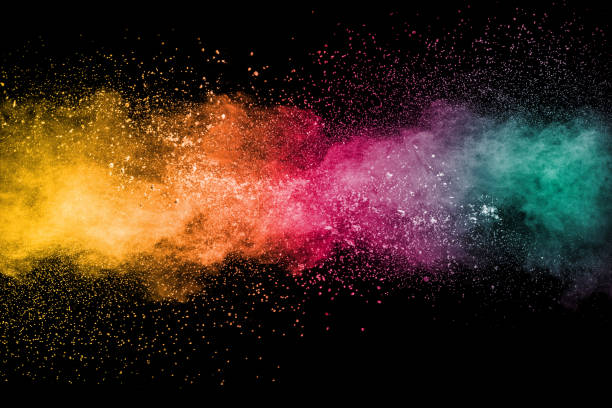
#> input picture python/ImageProcessing/images/istockphoto.jpg, 612 x 408 px, given in place of Lenna.png, which was not available
$ python spatial_filtering.py
#> lines starting #> are read from the running program, lines starting #| are printed output that depends on the picture; pictures that were not available may be replaced by others from this repository, and a replacement may not be noted
### python/ImageProcessing/convolution.py
# !/usr/bin/env python
#  ______________________________________________________________________
# /\                                                                     \
# \_| Filename    : convolution.py                                       |
#   | Maintaner   : Nikin Baidar                                         |
#   | Description : Convolution and correlation with and without padding |
#   |   _________________________________________________________________|_
#    \_/___________________________________________________________________/

import os
import numpy as np
from copy import deepcopy

import cv2 as cv
from skimage.util import img_as_ubyte
import statistics

################################################
# cv2 borders:                                 #
#     cv2.BORDER_CONSTANT (16) -> Zero padding #
#     cv2.BORDER_REFLECT_REPLICATE             #
#     cv2.BORDER_REFLECT                       #
#     cv2.BORDER_WRAP                          #
################################################


def pause():
    """ After displaying an image wait until Escape (ASCII 27)
    is pressed.
    """
    while cv.waitKey() != 27:
        continue
    cv.destroyAllWindows()
    return 0


# [140 lines left out: functions addPadding, removePadding, convolve, medianFilter, minFilter, main, not called in this run]

    # [46 lines of commented-out code are left out]


# [2 lines that do not run on import are left out]

### python/ImageProcessing/spatial_filtering.py
#! /usr/bin/python
#  ______________________________________________________
# /\                                                     \
# \_| Filename    : saptial_filtering.py                 |
#   | Maintainer  : Nikin Baidar                         |
#   | Description : Spatial filtering operations         |
#   |   _________________________________________________|_
#    \_/___________________________________________________/

import cv2 as cv
import numpy as np
import os

from convolution import addPadding, removePadding, pause


# [47 lines left out: functions applyLaplacianFilter, applyPrewitt, applySobel, applyBoxBlurring, not called in this run]


def applyGaussinaSmoothing(src, size, strength=1):

    # [11 lines left out: function getGaussianFilterUsingLoop, not called in this run]

    def getGaussianFilter(size, sigma=1.0):
        """ Get a filter of size and sigma. """
        size = size // 2
        x, y = np.mgrid[-size:size+1, -size:size+1]
        filter = (1 / (2 * np.pi * sigma**2)) * (np.exp(-(x**2 + y**2)/2))
        filter = filter / (np.sum(filter) if np.sum(filter) != 0 else 1)
        return filter

    filter = getGaussianFilter(size)
    for i in range(strength):
        blurred = cv.filter2D(src, -1, filter)
        src = blurred
    return blurred


def main():
    src = cv.imread('./images/Lenna.png', 0)
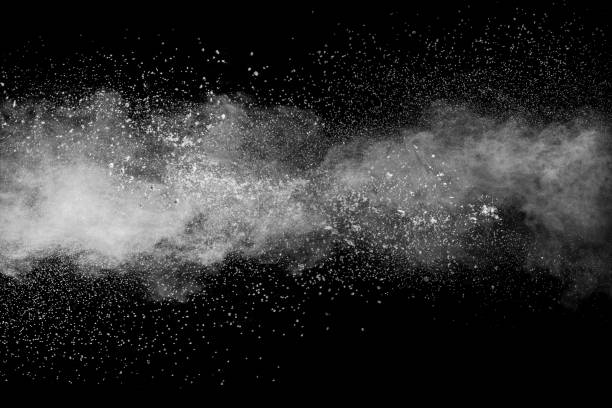
#> src: shape (408, 612); min 0, max 255, mean 48

    #####################
    # Gaussian blurring #
    #####################

    # g_blurred_image_1 = applyGaussinaSmoothing(src, 3)
    g_blurred_image = applyGaussinaSmoothing(src, 3, 10)
#> the loop in applyGaussinaSmoothing, `for i in range(strength):` made 10 passes
#> pass 3, in applyGaussinaSmoothing, `blurred = cv.filter2D(src, -1, filter)`:
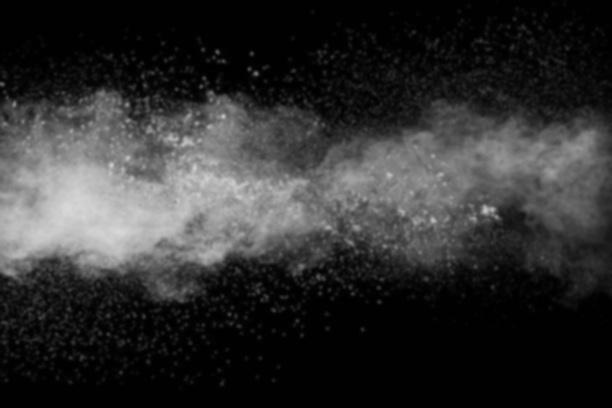
#> blurred: shape (408, 612); min 0, max 216, mean 48
    # cv.imshow("Gaussian blur output strength: 1", g_blurred_image_1)
    cv.imshow("Gaussian blur output strength: 9", g_blurred_image)

    # [41 lines of commented-out code are left out]

    cv.imshow("Source", src)
    pause();
#> (key Esc is pressed here)

if __name__ == '__main__':
  main()

$ run again, on python/ImageProcessing/images/stock-photo.duckduckgo.com.jpg
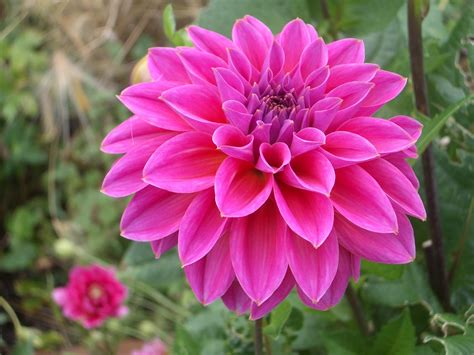
#> input picture python/ImageProcessing/images/stock-photo.duckduckgo.com.jpg, 474 x 355 px, given in place of Lenna.png, which was not available
#> in main, `src = cv.imread('./images/Lenna.png', 0)`:
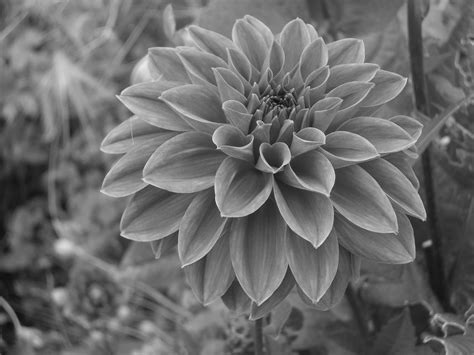
#> src: shape (355, 474); min 11, max 234, mean 107.6
#> after the loop in applyGaussinaSmoothing, `for i in range(strength):`:
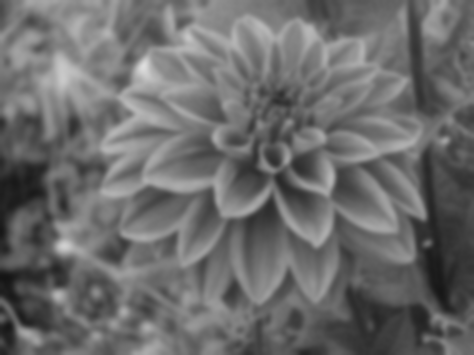
#> src: shape (355, 474); min 20, max 222, mean 107.6
